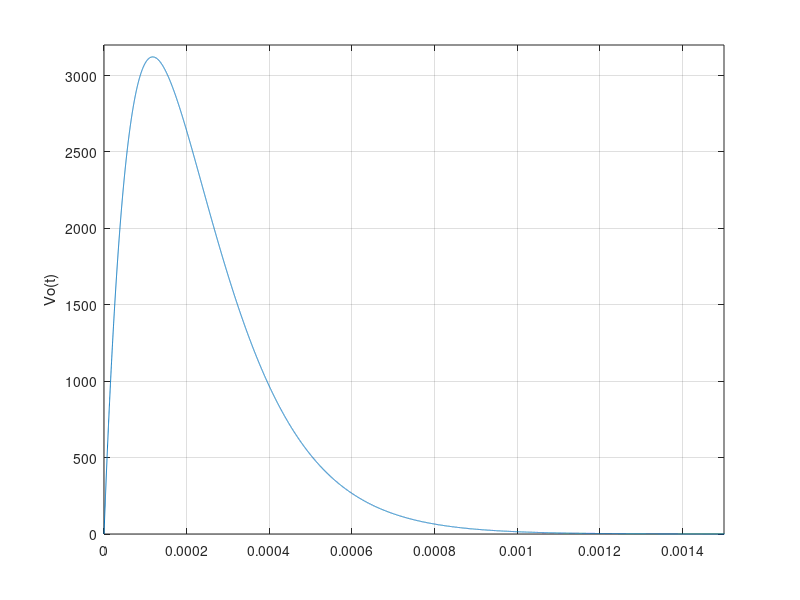

The MATLAB script that drew this image:
num = [72035730]; den = [1 16975 72035730];
[r p k] = residue (num,den);
t = 0:0.0000001:0.02;
plot(t,r(1)*exp(p(1).*t)+r(2)*exp(p(2)*t))
axis([0 0.0015 0 3200]);ylabel("Vo(t)"); grid();